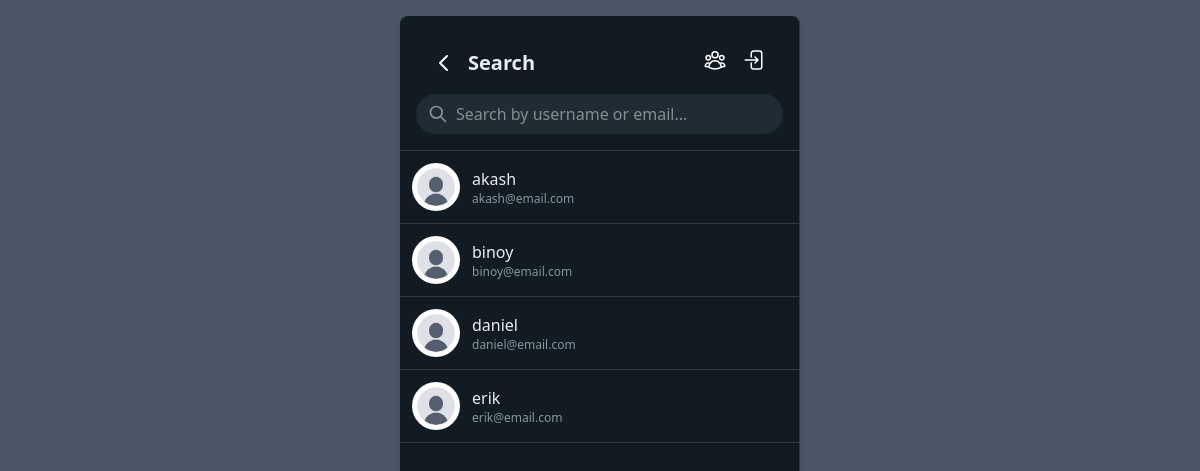
The app's page /chat/user-list/ (signed in) with its own data.
### userauths/models.py (models this page shows, shortened)
class CustomUser(AbstractUser):
    username = models.CharField(
        max_length=20,
        unique=True,
        blank=False,
        validators=[
            RegexValidator(
                regex='^[a-zA-Z0-9_]+$',
                message='Username can only contain letters, numbers, and underscores',
                code='invalid_username'
            )
        ],
        help_text='Required 20 characters or fewer. Letters, digits and _ only.'
    )
    email = models.EmailField(
        unique=True,
        blank=False,
        help_text='Required. Must be a valid email address.'
    )
    bio = models.TextField(
        max_length=500,  # Increased from 100
        blank=True,  # Changed from False
        help_text='Tell us about yourself (500 characters max)'
    )
    avatar = models.ImageField(
        upload_to=userDirectoryPath,
        default='default.jpg',
        help_text='Profile picture (300x300 recommended)'
    )
    website = models.URLField(
        blank=True,
        default='',
        help_text='Your personal website'
    )
    facebook = models.URLField(
        blank=True,
        default='',
        help_text='Your Facebook profile URL'
    )
    instagram = models.URLField(  # Fixed typo from 'instagran'
        blank=True,
        default='',
        help_text='Your Instagram profile URL'
    )
    twitter = models.URLField(
        blank=True,
        default='',
        help_text='Your Twitter profile URL'
    )
    is_verified = models.BooleanField(
        default=False,
        help_text='Designates whether the user has verified their email'
    )
    last_activity = models.DateTimeField(
        null=True,
        blank=True,
        help_text='Last time the user was active'
    )
    USERNAME_FIELD = 'email'
    REQUIRED_FIELDS = ['username']  # Email is already required by default
    class Meta:
        verbose_name = 'User'
        verbose_name_plural = 'Users'
        ordering = ['-date_joined']

### chat/views.py (the view)
# urls.py: path('user-list/', UserListView.as_view(), name='user-list'),
class UserListView(LoginRequiredMixin, View):
    login_url = '/'  # Redirect URL if not authenticated
    redirect_field_name = 'next'  # Default (optional)
    def get(self, request):
        try:
            searched_users = CustomUser.objects.exclude(
                id=request.user.id
            ).order_by('username')[:20]  # Limit to 20 random users
        except Exception as e:
            messages.error(request, f"{str(e)}")
        return render(request, 'chat/list_users.html', {
            'searched_users': searched_users
        })

### templates/chat/list_users.html (shortened to what this page needs)
{% extends "chat/base.html" %}
{% block content %}
  <div class="flex justify-center my-4">
    <div class="relative w-[90%] max-w-[400px] min-w-[300px] border-r border-[#2F3B43] bg-[#111B21] rounded-lg shadow-md">
      <div class="p-4 border-b border-[#2F3B43]">
        <div class="flex justify-between items-center p-4">
          <div class="flex items-center space-x-3">
            <a href="{% url 'user-conversations' %}" class="text-white" title="Back">
              <svg class="w-6 h-6" fill="none" stroke="currentColor" viewBox="0 0 24 24">
                <path stroke-linecap="round" stroke-linejoin="round" stroke-width="2" d="M15 19l-7-7 7-7"></path>
              </svg>
            </a>
            <h2 class="text-xl font-semibold text-[#E9EDEF]">Search</h2>
          </div>
          <div class="flex items-center gap-4">
            <form method="get" action="">
              <button type="submit" class="text-[#fff] hover:text-[#d1d5db] transition-colors cursor-pointer" title="Groups">
              </button>
            </form>
            <form method="post" action="{% url 'logout' %}">
              <button type="submit" class="text-[#fff] hover:text-[#d1d5db] transition-colors cursor-pointer" title="Logout">
              </button>
            </form>
          </div>
        </div>
        <div class="relative">
          <input
            type="text"
            id="user-search"
            name="search"
            placeholder="Search by username or email..."
            class="w-full bg-[#202C33] text-[#E9EDEF] rounded-full py-2 px-4 pl-10 focus:outline-none focus:ring-1 focus:ring-[#005C4B]"
            autocomplete="off"
          />
          <svg
            xmlns="http://www.w3.org/2000/svg"
            class="h-5 w-5 text-[#8696A0] absolute left-3 top-2.5"
            fill="none"
            viewBox="0 0 24 24"
            stroke="currentColor"
          >
            <path
              stroke-linecap="round"
              stroke-linejoin="round"
              stroke-width="2"
              d="M21 21l-6-6m2-5a7 7 0 11-14 0 7 7 0 0114 0z"
            />
          </svg>
        </div>
      </div>
      <ul class="overflow-y-auto h-[calc(100vh-65px)]">
        {% for user in searched_users %}
          <li class="border-b border-[#2F3B43] user-item">
            <a
              href="{% url 'conversation' user.id %}"
              class="block hover:bg-[#202C33] transition-colors duration-200 p-3"
            >
              <div class="flex justify-between items-center">
                <div class="flex items-center space-x-3 min-w-0">
                  <div class="relative flex-shrink-0">
                    <img
                      src="{{ user.avatar.url|default:'/media/default.jpg' }}"
                      alt="{{ user.username }}"
                      class="w-12 h-12 rounded-full object-cover"
                      loading="lazy"
                      width="48"
                      height="48"
                      onerror="this.src='/static/images/default-avatar.jpg'"
                    />
                  </div>
                  <div class="min-w-0">
                    <p class="font-medium text-[#E9EDEF] truncate username">
                      {{ user.username }}
                    </p>
                    {% if user.email %}
                      <p class="text-xs text-[#8696A0] truncate email">
                        {{ user.email }}
                      </p>
                    {% endif %}
                  </div>
                </div>
              </div>
            </a>
          </li>
        {% empty %}
          <li class="text-center py-8 text-[#8696A0]">No users yet</li>
        {% endfor %}
      </ul>
    </div>
  </div>
{% endblock content %}

### records on screen
CustomUser: avatar (placeholder picture), username "akash", email "akash@email.com"
CustomUser: avatar (placeholder picture), username "binoy", email "binoy@email.com"
CustomUser: avatar (placeholder picture), username "daniel", email "daniel@email.com"
CustomUser: avatar (placeholder picture), username "erik", email "erik@email.com"
